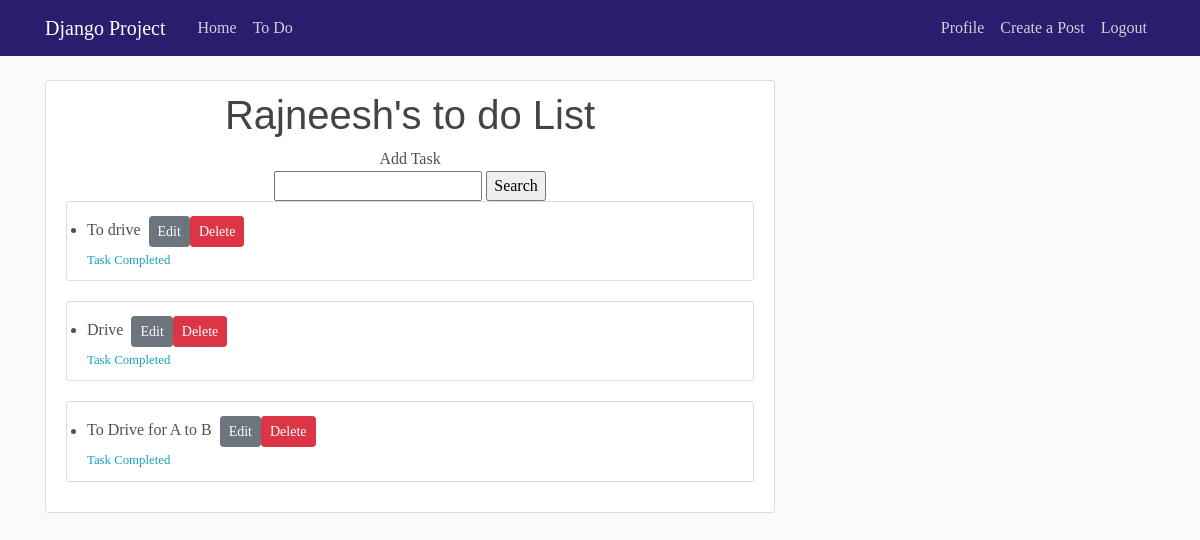
The page /todo/ (signed in) on the database its author committed.
### todo_list/models.py (models this page shows, shortened)
class Task(models.Model):
    user = models.ForeignKey(User, on_delete=models.CASCADE)
    title = models.CharField(max_length=200)
    description =  models.TextField(null=True, blank=True)
    complete = models.BooleanField(default=False)
    created = models.DateTimeField(default=timezone.localtime())
    class Meta:
        ordering = ['complete']

### todo_list/views.py (the view)
# urls.py: path("",TaskList.as_view(), name='tasks'),
class TaskList(ListView):
    model = Task
    context_object_name = 'tasks'
    def get_context_data(self, **kwargs):
        context = super().get_context_data(**kwargs)
        context['tasks'] = context['tasks'].filter(user=self.request.user)
        context['count'] = context['tasks'].filter(complete=False).count()
        ordering = ['-time_posted']
        search_input = self.request.GET.get('search-area') or ''
        if search_input:
            context['tasks'] = context['tasks'].filter(title__icontains=search_input)
        context['search_input'] = search_input
        return context

### todo_list/templates/todo_list/task_list.html
{% extends "blog/base.html"%}
{% load crispy_forms_tags %}
{% block content %}
<div class="content-section">
    <div class="text-center">
        <h1> {{user}}'s to do List</h1>
        <a href="{% url 'task-create' %}">Add Task</a>
    </div>
    <form class="text-center" method="GET">
        <input type="text" name="search-area" value="{{search_input}}">
        <input type="submit" value="Search">
    </form>
    {% for task in tasks %}
    <table>
        <div >
            <div class="content-section">
                <ul class="list-group">
                    <li><a href="{% url 'task-detail' task.id%}">{{task.title}}&emsp14;&emsp14;<a class="btn btn-secondary btn-sm mt-1 mb-1"href="{% url 'task-update' task.id %}">Edit</a><a class="btn btn-danger btn-sm mt-1 mb-1"href="{% url 'task-delete' task.id %}">Delete</a></li>
                    {%if task.complete == True%}
                        <small class="d-flex justify-content-start text-info">Task Completed</small></li>
                    {%endif%}
                </ul>
            </div>
        </div>
        {% empty %}
            <h6 class="content-section">Your To Do List is Empty</h6>
    {%endfor%}
    </table>
</div>
{% endblock content %}

### blog/static/blog/main.css (style rules this page uses)
body { background: #fafafa; color: #574e4e; margin-top: 5rem; font-family: 'Ibarra Real Nova', serif; }
h1, h2, h3, h4, h5, h6 { font-family: 'Raleway', sans-serif; color: #444444; }
ul { margin: 0; }
a, p { color: #4b5156; }
.content-section { background: #ffffff; padding: 10px 20px; border: 1px solid #dddddd; border-radius: 3px; margin-bottom: 20px; }

### rows shown on the page
Task: title "To drive", complete "Task Completed"
Task: title "Drive", complete "Task Completed"
Task: title "To Drive for A to B", complete "Task Completed"

### other values the page prints
{{ user }} "Rajneesh"
